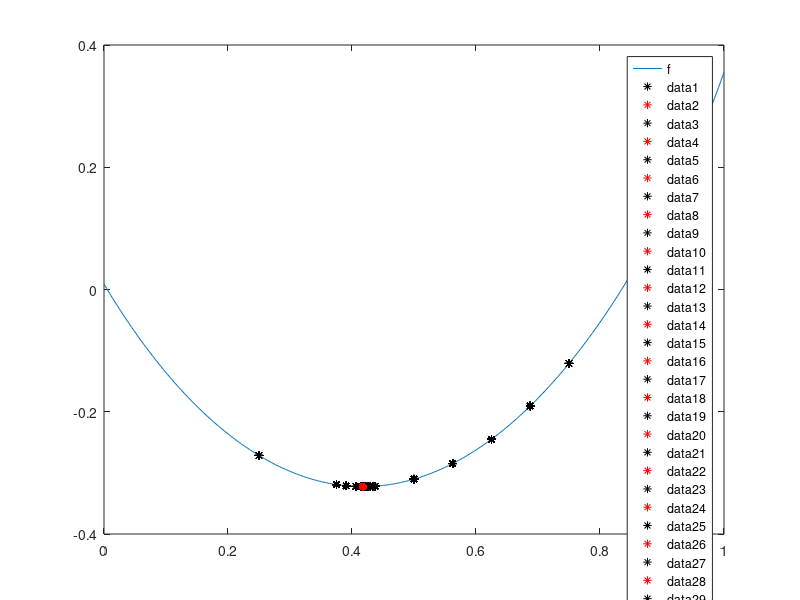

Reproduce this figure in MATLAB.
function lab_01()
    clc();

    debugFlg = true;
    delay = 0;
    a = 0;
    b = 1;
    eps = 0.0001;

    fplot(@f, [a, b]);
    hold on;
    
    [xStar, fStar] = bitwiseSearch(a, b, eps, debugFlg, delay);
    scatter(xStar, fStar, 'r', 'filled');
end

function [x0, f0] = bitwiseSearch(a, b, eps, debugFlg, delay)
    i = 1;
    x0 = a;
    f0 = f(x0);
    delta = (b - a) / 4;
    
    if debugFlg
        fprintf('N = %2d:   x0 = %.10f;   f(x0) = %.10f;\n', i, x0, f0);
    end
    
    plot_x = [];
    plot_f = [];
    while true
        i = i + 1;
        x1 = x0 + delta;
        f1 = f(x1);

        if debugFlg
            fprintf('N = %2d:   x1 = %.10f;   f(x1) = %.10f;\n', i, x1, f1);

            plot_x(end + 1) = x1;
            plot_f(end + 1) = f1;
            
            plot(plot_x, plot_f, '*k');
            plot(x1, f1, '*r');
   
            pause(delay);
        end

        if f0 > f1
            if x1 <= a || x1 >= b
                if abs(delta) < eps
                    break;
                else
                    delta = - delta / 4;
                end
            end
            
            x0 = x1;
            f0 = f1;
        else
            if abs(delta) < eps
                break;
            else
                delta = - delta / 4;
            end
            
            x0 = x1;
            f0 = f1;
        end
    end
    
    fprintf('\nОтвет:   x* = %.10f;   f(x*) = %.10f.\n', x0, f0);
    
    if debugFlg
        plot(plot_x, plot_f, '*k');
    end
end

function y = f(x)
    y = asin((35.* power(x, 2) - 30.*x + 9) ./ 20) + cos((10.* power(x, 3) + 185.* power(x, 2) + 340.*x + 103) ./ (50.* power(x, 2) + 100.*x + 30)) + 0.5;
end
